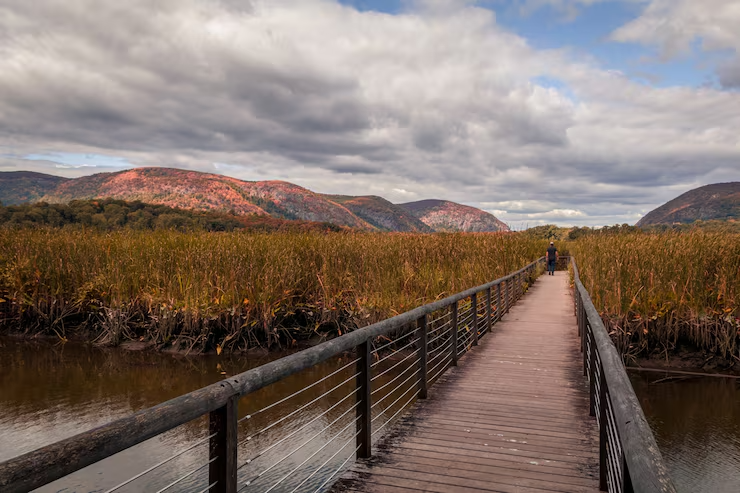
#> input picture pract_2/images/paisaje_2.tiff, 740 x 493 px
$ python warpAffineOpenCV.py
#> lines starting #> are read from the running program, lines starting #| are printed output that depends on the picture
import cv2
import numpy as np
from pathlib import Path

# Obtener ruta relativa a la imagen
image_path = Path(__file__).parent.parent / "images" / "paisaje_2.tiff"
src = cv2.imread(image_path)
#> src is the input picture: shape (493, 740, 3); mean B, G, R 104.3, 112.2, 127.4

rows, cols = src.shape[:2]
#> rows = 493; cols = 740

# Escalar la imagen (fx y fy son los factores de escala vertical y horizontal)
image_scaled = cv2.resize(src, None, fx=2.0, fy=2.0, interpolation=cv2.INTER_LINEAR)

M = np.float32([[1, 0, 100], [0, 1, 50]])
dst = cv2.warpAffine(src, M, (rows + 100, cols + 50))
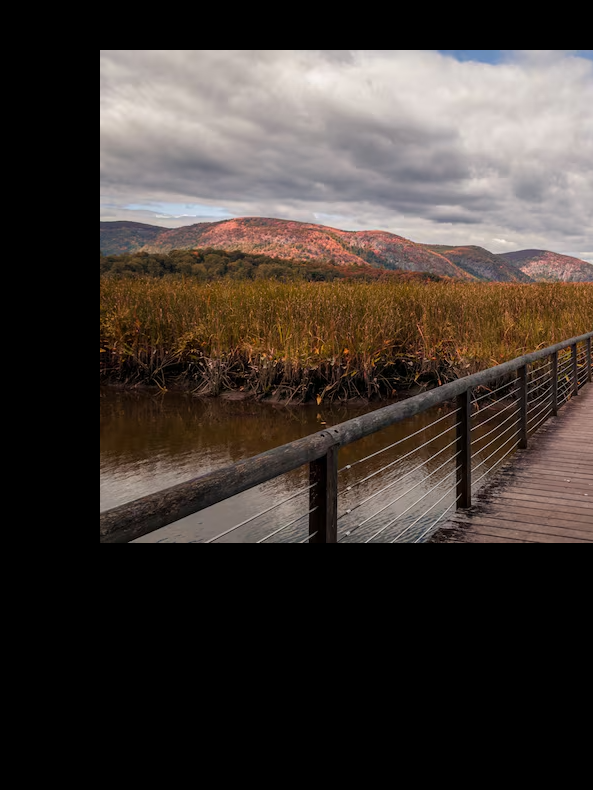
#> dst: shape (790, 593, 3); mean B, G, R 51.3, 56.5, 65

M = cv2.getRotationMatrix2D((cols / 2, rows / 2), 10, 1)
dst2 = cv2.warpAffine(src, M, (cols, rows))
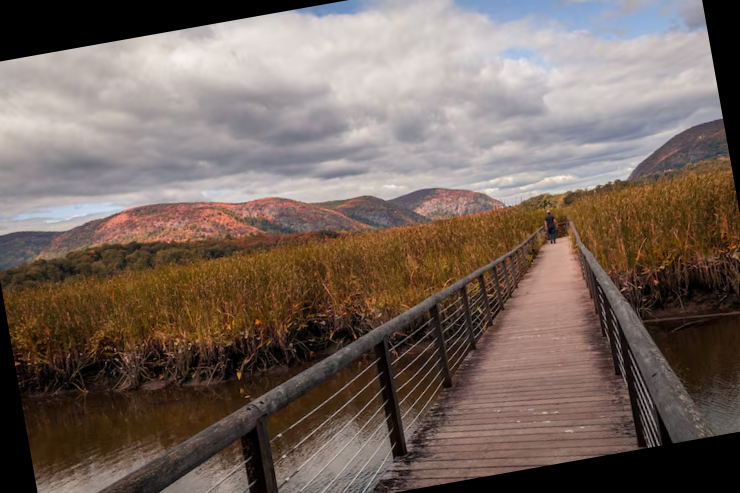
#> dst2: shape (493, 740, 3); mean B, G, R 94, 102.1, 117.1

cv2.imshow('Imagen original', src)
cv2.imshow('Imagen escalada', image_scaled)
cv2.imshow('Imagen trasladada', dst)
cv2.imshow('Imagen rotada', dst2)

cv2.waitKey()
cv2.destroyAllWindows()

$ run again, with pract_2/images/aloel.jpg saved as pract_2/images/paisaje_2.tiff
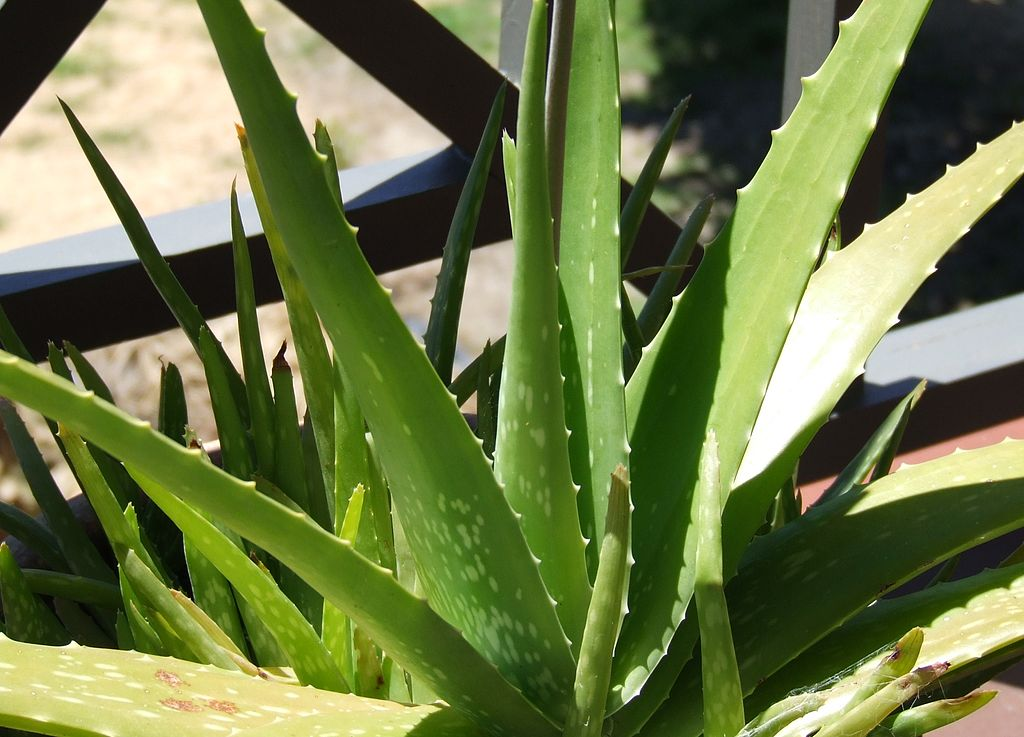
#> input picture pract_2/images/aloel.jpg, 1024 x 737 px
#> src is the input picture: shape (737, 1024, 3); mean B, G, R 71.3, 120.2, 108.2
#> `dst = cv2.warpAffine(src, M, (rows + 100, cols + 50))`:
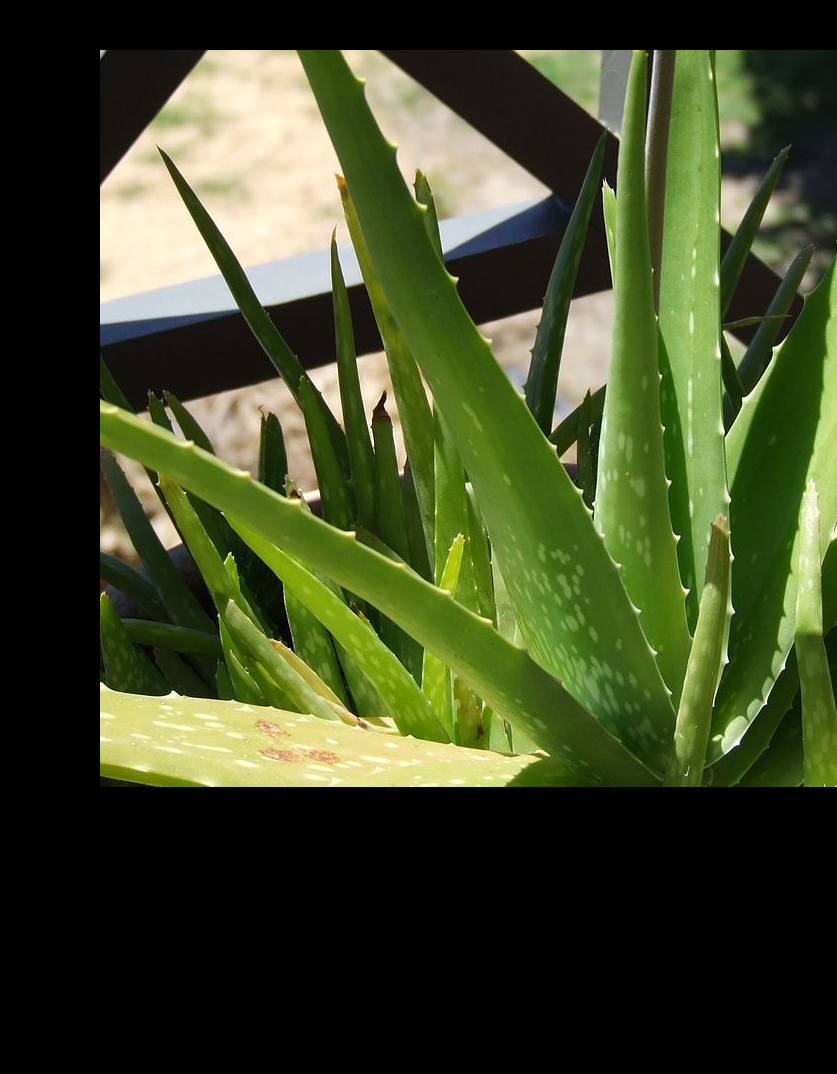
#> dst: shape (1074, 837, 3); mean B, G, R 39.6, 71.9, 63.5
#> `dst2 = cv2.warpAffine(src, M, (cols, rows))`:
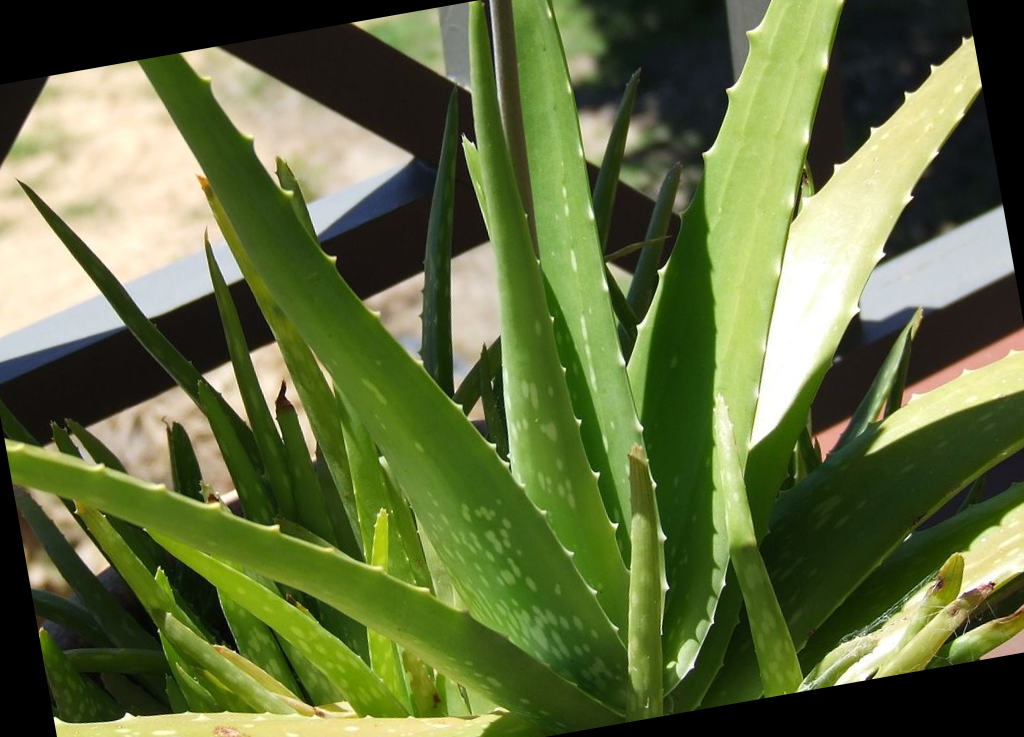
#> dst2: shape (737, 1024, 3); mean B, G, R 63.9, 109.4, 97.4

$ run again, with pract_2/images/building4.JPG saved as pract_2/images/paisaje_2.tiff
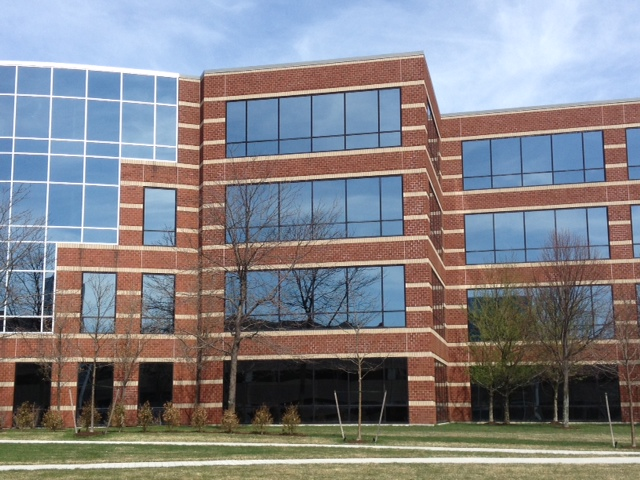
#> input picture pract_2/images/building4.JPG, 640 x 480 px
#> src is the input picture: shape (480, 640, 3); mean B, G, R 135.1, 130.7, 131.9
#> `dst = cv2.warpAffine(src, M, (rows + 100, cols + 50))`:
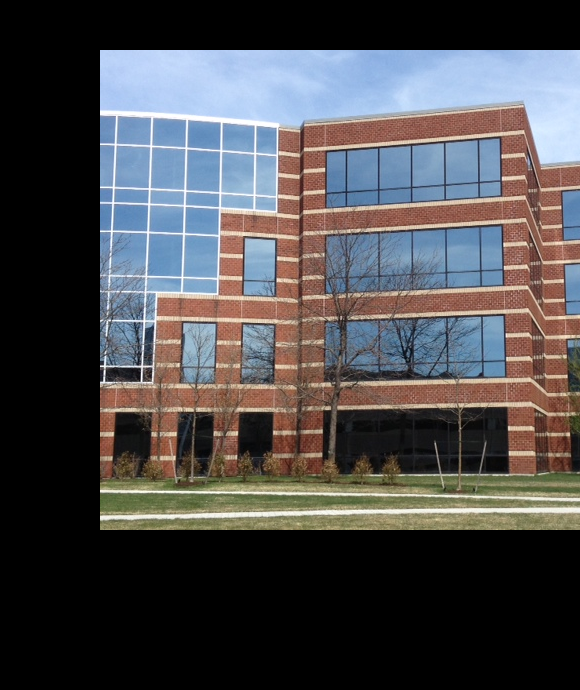
#> dst: shape (690, 580, 3); mean B, G, R 77.6, 75.2, 76.3
#> `dst2 = cv2.warpAffine(src, M, (cols, rows))`:
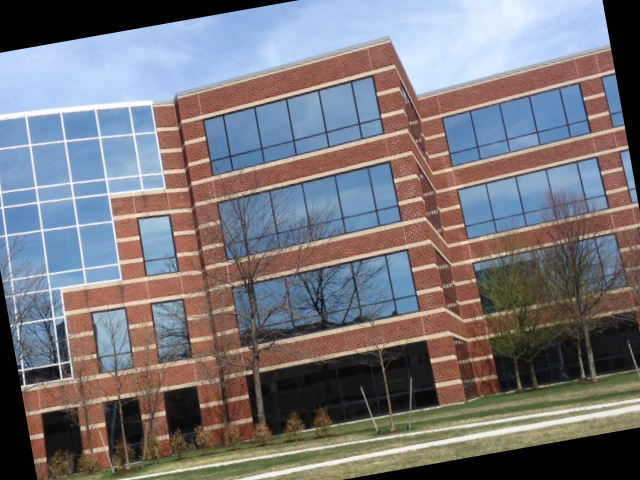
#> dst2: shape (480, 640, 3); mean B, G, R 122, 117.8, 119.7

$ run again, with pract_2/images/building5.JPG saved as pract_2/images/paisaje_2.tiff
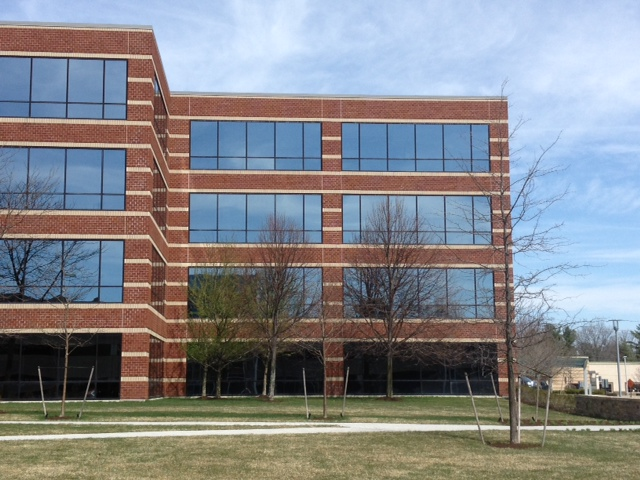
#> input picture pract_2/images/building5.JPG, 640 x 480 px
#> src is the input picture: shape (480, 640, 3); mean B, G, R 139.6, 134.8, 132.6
#> `dst = cv2.warpAffine(src, M, (rows + 100, cols + 50))`:
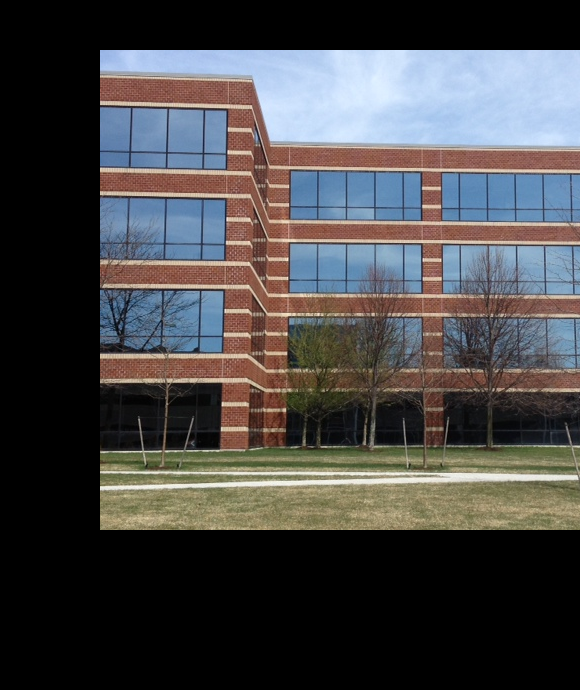
#> dst: shape (690, 580, 3); mean B, G, R 71.6, 70.7, 71.6
#> `dst2 = cv2.warpAffine(src, M, (cols, rows))`:
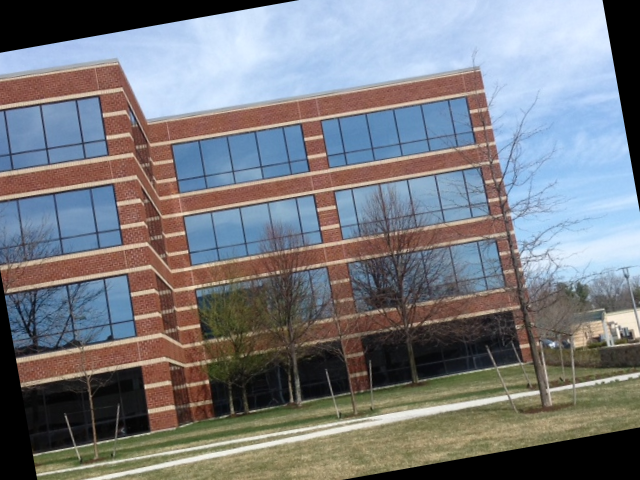
#> dst2: shape (480, 640, 3); mean B, G, R 127.1, 122.2, 120.4
